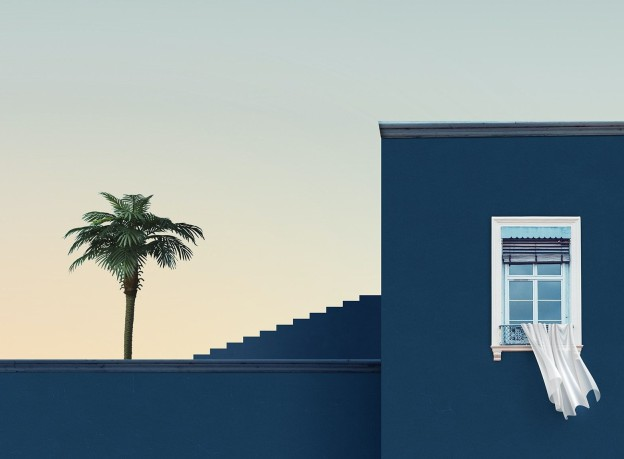
#> input picture input/test.jpg, 624 x 459 px; its folder holds only this picture in this run
$ python marker.py
#> lines starting #> are read from the running program, lines starting #| are printed output that depends on the picture
#!/usr/bin/python
# -*- coding: utf-8 -*-

import argparse
import datetime
import os
import random
import sys
import math
import textwrap
import time
from os import system

from PIL import Image, ImageFont, ImageDraw, ImageEnhance, ImageChops

import datetime


def create_assist_date(datestart=None, dateend=None):
    # 创建日期辅助表

    if datestart is None:
        datestart = '2021-10-01'
    if dateend is None:
        dateend = datetime.datetime.now().strftime('%Y-%m-%d')

    # 转为日期格式
    datestart = datetime.datetime.strptime(datestart, '%Y-%m-%d')
    dateend = datetime.datetime.strptime(dateend, '%Y-%m-%d')
    date_list = []
    date_list.append(datestart.strftime('%Y-%m-%d'))
    while datestart < dateend:
        # 日期叠加一天
        datestart += datetime.timedelta(days=1)
        # 日期转字符串存入列表
        date_list.append(datestart.strftime('%Y-%m-%d'))
    return date_list


# [22 lines left out: functions lead_zero, create_random_time, not called in this run]


def create_random_date(args):
    date_list = create_assist_date(args.begin_date, args.end_date)
    return random.choice(date_list)


# [8 lines left out: function get_marked_image, not called in this run]


def add_mark(imagePath, mark, args):
    '''
    添加水印，然后保存图片
    '''
    im = Image.open(imagePath)

    image = mark(im)
    name = os.path.basename(imagePath)
    if image:
        if not os.path.exists(args.out):
            os.mkdir(args.out)

        new_name = os.path.join(args.out, name)
        # if os.path.splitext(new_name)[1] != '.png':
        #     image = image.convert('RGB')

        # 全转jpg
        image = image.convert('RGB')
        image.save(
            # f"{args.lead}_{os.path.splitext(new_name)[0]}_{args.mark}.jpg"
            os.path.join(args.out, f"{args.lead}_{name}"), quality=args.quality)
        # print(os.path.splitext(new_name)[0], os.path.splitext(new_name)[1])
        print(f"{name} <- '{args.mark}' Success.")
    else:
        print(f"{name} <- '{args.mark}' Failed.")


def set_opacity(im, opacity):
    '''
    设置水印透明度
    '''
    assert opacity >= 0 and opacity <= 1

    alpha = im.split()[3]
    alpha = ImageEnhance.Brightness(alpha).enhance(opacity)
    im.putalpha(alpha)
    return im


def crop_image(im):
    '''裁剪图片边缘空白'''
    bg = Image.new(mode='RGBA', size=im.size)
    diff = ImageChops.difference(im, bg)
    del bg
    bbox = diff.getbbox()
    if bbox:
        return im.crop(bbox)
    return im


def gen_mark(args):
    '''
    生成mark图片，返回添加水印的函数
    '''
    # 字体宽度、高度
    is_height_crop_float = '.' in args.font_height_crop  # not good but work
    width = len(args.mark) * args.size
    if is_height_crop_float:
        height = round(args.size * float(args.font_height_crop))
    else:
        height = int(args.font_height_crop)

    # 创建水印图片(宽度、高度)
    mark = Image.new(mode='RGBA', size=(width, height))

    # 生成文字
    draw_table = ImageDraw.Draw(im=mark)
    # 叠加阴影
    draw_table.text(xy=(2, 2),
                    text=args.mark,
                    fill="#000000",
                    font=ImageFont.truetype(args.font_family,
                                            size=args.size))
    draw_table.text(xy=(0, 0),
                    text=args.mark,
                    fill=args.color,
                    font=ImageFont.truetype(args.font_family,
                                            size=args.size))

    del draw_table

    # 裁剪空白
    mark = crop_image(mark)

    # 透明度
    set_opacity(mark, args.opacity)

    def mark_im(im):
        w, h = im.size

        if im.mode != 'RGBA':
            im = im.convert('RGBA')

        mark_resize = w * 0.35 / mark.size[0]
        mark2 = mark.resize(
            (int(mark_resize * mark.size[0]), int(mark_resize * mark.size[1])))
        im.paste(mark2,  # 大图
                 (int(w * 0.04), int(w * 0.97 - (w - h) - mark2.size[1])), mask=mark2.split()[3])
        return im

    # [33 lines left out: function mark_im1, not called in this run]

    return mark_im


def main():
    now = int(time.time() - 86400)
    time_local = time.localtime(now)
    before3 = int(time.time() - 86400 * 1)  # 2天前
    time_before3 = time.localtime(before3)

    parse = argparse.ArgumentParser(
        formatter_class=argparse.RawTextHelpFormatter)
    parse.add_argument("-f", "--file", type=str, default="./input/",
                       help="image file path or directory")
    parse.add_argument("-m", "--mark", type=str, help="watermark content")
    parse.add_argument("-o", "--out", default="./output",
                       help="image output directory, default is ./output")
    parse.add_argument("-c", "--color", default="#EEEEEE", type=str,
                       help="text color like '#000000', default is #EEEEEE")
    parse.add_argument("-l", "--lead", default="xx", type=str,
                       help="filename lead text', default is xx")
    parse.add_argument("-bd", "--begin-date", default=time.strftime('%Y-%m-%d', time_before3), type=str,
                       help="date string like '2021-10-01', default is 2021-10-01")
    parse.add_argument("-ed", "--end-date", default=time.strftime('%Y-%m-%d', time_local), type=str,
                       help="date string like '2021-10-01', default is TODAY")
    parse.add_argument("-hr", "--hour", default="09", type=str,
                       help="24h, default is 09")
    parse.add_argument("-t", "--time", default="working-time", type=str,
                       help="['working-time','morning','afternoon','night'], default is working-time")
    parse.add_argument("-s", "--space", default=80, type=int,
                       help="space between watermarks, default is 80")
    parse.add_argument("-a", "--angle", default=0, type=int,
                       help="rotate angle of watermarks, default is 0")
    parse.add_argument("--font-family", default="../font/SFMono.otf", type=str,
                       help=textwrap.dedent('''\
                       font family of text, default is './font/SFMono.otf'
                       using font in system just by font file name
                       for example 'PingFang.ttc', which is default installed on macOS
                       '''))
    parse.add_argument("--font-height-crop", default="1.2", type=str,
                       help=textwrap.dedent('''\
                       change watermark font height crop
                       float will be parsed to factor; int will be parsed to value
                       default is '1.2', meaning 1.2 times font size
                       this useful with CJK font, because line height may be higher than size
                       '''))
    parse.add_argument("--size", default=50, type=int,
                       help="font size of text, default is 50")
    parse.add_argument("--opacity", default=1, type=float,
                       help="opacity of watermarks, default is 1")
    parse.add_argument("--quality", default=80, type=int,
                       help="quality of output images, default is 90")

    args = parse.parse_args()

    time_start = time.mktime(time.strptime(
        f"{create_random_date(args)} {random.randint(10, 11)}:01", "%Y-%m-%d %H:%M"))
    # time_start = time.mktime(time.strptime(
    #     "%Y-%m-%d %H:%M", f"{args.begin_date} {args.hour}:01"))
    args.mark = time.strftime('%Y-%m-%d %H:%M', time.localtime(time_start))
    # args.mark = create_random_time(args)

    if isinstance(args.mark, str) and sys.version_info[0] < 3:
        args.mark = args.mark.decode("utf-8")

    print(args.time)
    mark = gen_mark(args)
#> in gen_mark, `mark = Image.new(mode='RGBA', size=(width, height))`: mark: PIL image 800x60 RGBA; every value is 0
#> in crop_image, `diff = ImageChops.difference(im, bg)`:
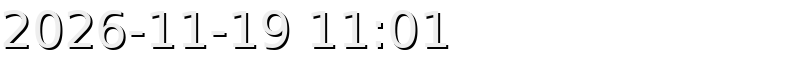
#> diff: PIL image 800x60 RGBA; mean R, G, B, A 22.5, 22.5, 22.5, 31.9; transparent parts drawn white
#> in crop_image, `bbox = diff.getbbox()`: bbox = (3, 10, 449, 50)
#> in crop_image, `return im.crop(bbox)`:
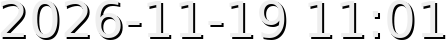
#> returned value: PIL image 446x40 RGBA; mean R, G, B, A 60.5, 60.5, 60.5, 85.9; transparent parts drawn white
#> in set_opacity, `alpha = im.split()[3]`:
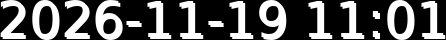
#> alpha: PIL image 446x40 L; min 0, max 255, mean 85.9

    if os.path.isdir(args.file):
        names = os.listdir(args.file)
        for name in names:
            # args.mark = create_random_time(args)
            time_start += random.randint(60, 180)

            args.mark = time.strftime(
                '%Y-%m-%d %H:%M',  time.localtime(time_start))

            if isinstance(args.mark, str) and sys.version_info[0] < 3:
                args.mark = args.mark.decode("utf-8")

            mark = gen_mark(args)
#> in crop_image (call 2), `bbox = diff.getbbox()`: bbox = (3, 10, 448, 50)
#> in crop_image (call 2), `return im.crop(bbox)`:
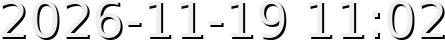
#> returned value: PIL image 445x40 RGBA; mean R, G, B, A 61.7, 61.7, 61.7, 87.5; transparent parts drawn white
#> call 2 of set_opacity, with opacity = 1
#> in set_opacity (call 2), `alpha = im.split()[3]`:
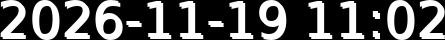
#> alpha: PIL image 445x40 L; min 0, max 255, mean 87.5
            image_file = os.path.join(args.file, name)
            add_mark(image_file, mark, args)
#> in add_mark, im is the input picture: PIL image 624x459 RGB; mean R, G, B 132.6, 148.1, 152.3
#> in mark_im, `mark2 = mark.resize( (int(mark_resize * mark.size[0]), int(mark_resize..`:
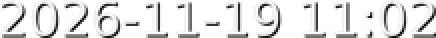
#> mark2: PIL image 218x19 RGBA (shown 2 times larger); mean R, G, B, A 76.4, 76.4, 76.4, 87.9; transparent parts drawn white
    else:
        add_mark(args.file, mark, args)


if __name__ == '__main__':
    main()
    # system('rm input/*')
    # system('explorer.exe output')
